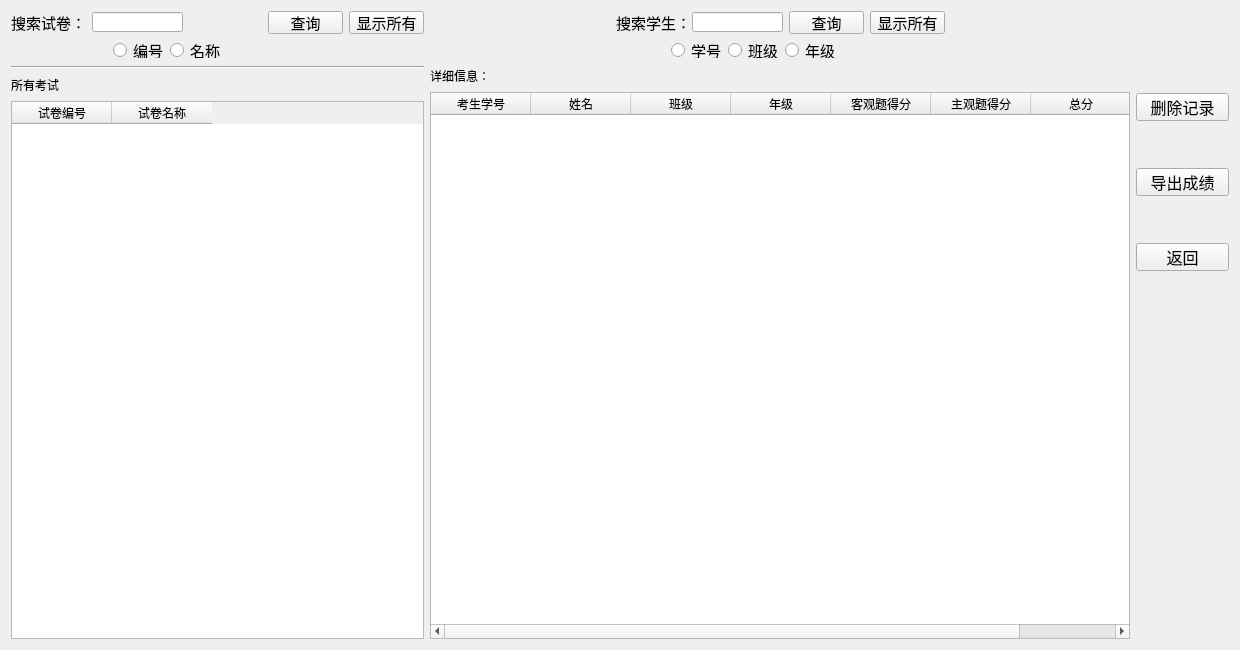
<?xml version="1.0" encoding="UTF-8"?>
<ui version="4.0">
 <class>ScoreManageUI</class>
 <widget class="QWidget" name="ScoreManageUI">
  <property name="geometry">
   <rect>
    <x>0</x>
    <y>0</y>
    <width>1240</width>
    <height>650</height>
   </rect>
  </property>
  <property name="minimumSize">
   <size>
    <width>1240</width>
    <height>650</height>
   </size>
  </property>
  <property name="maximumSize">
   <size>
    <width>1240</width>
    <height>650</height>
   </size>
  </property>
  <property name="windowTitle">
   <string>成绩管理界面</string>
  </property>
  <layout class="QGridLayout" name="gridLayout">
   <item row="0" column="0">
    <layout class="QVBoxLayout" name="verticalLayout_4">
     <item>
      <layout class="QVBoxLayout" name="verticalLayout">
       <item>
        <layout class="QHBoxLayout" name="horizontalLayout_5">
         <item>
          <widget class="QLabel" name="label_5">
           <property name="font">
            <font>
             <pointsize>11</pointsize>
            </font>
           </property>
           <property name="text">
            <string>搜索试卷：</string>
           </property>
          </widget>
         </item>
         <item>
          <widget class="QLineEdit" name="lineEdit_paper">
           <property name="minimumSize">
            <size>
             <width>91</width>
             <height>20</height>
            </size>
           </property>
           <property name="maximumSize">
            <size>
             <width>91</width>
             <height>20</height>
            </size>
           </property>
          </widget>
         </item>
         <item>
          <spacer name="horizontalSpacer_11">
           <property name="orientation">
            <enum>Qt::Horizontal</enum>
           </property>
           <property name="sizeHint" stdset="0">
            <size>
             <width>40</width>
             <height>20</height>
            </size>
           </property>
          </spacer>
         </item>
         <item>
          <widget class="QPushButton" name="pushButton_searchPaper">
           <property name="sizePolicy">
            <sizepolicy hsizetype="Minimum" vsizetype="Preferred">
             <horstretch>0</horstretch>
             <verstretch>0</verstretch>
            </sizepolicy>
           </property>
           <property name="minimumSize">
            <size>
             <width>75</width>
             <height>23</height>
            </size>
           </property>
           <property name="maximumSize">
            <size>
             <width>75</width>
             <height>23</height>
            </size>
           </property>
           <property name="font">
            <font>
             <pointsize>11</pointsize>
            </font>
           </property>
           <property name="text">
            <string>查询</string>
           </property>
          </widget>
         </item>
         <item>
          <widget class="QPushButton" name="pushButton_allPaper">
           <property name="sizePolicy">
            <sizepolicy hsizetype="Minimum" vsizetype="Preferred">
             <horstretch>0</horstretch>
             <verstretch>0</verstretch>
            </sizepolicy>
           </property>
           <property name="minimumSize">
            <size>
             <width>75</width>
             <height>23</height>
            </size>
           </property>
           <property name="maximumSize">
            <size>
             <width>75</width>
             <height>23</height>
            </size>
           </property>
           <property name="font">
            <font>
             <pointsize>11</pointsize>
            </font>
           </property>
           <property name="text">
            <string>显示所有</string>
           </property>
          </widget>
         </item>
        </layout>
       </item>
       <item>
        <layout class="QHBoxLayout" name="horizontalLayout">
         <item>
          <spacer name="horizontalSpacer_5">
           <property name="orientation">
            <enum>Qt::Horizontal</enum>
           </property>
           <property name="sizeHint" stdset="0">
            <size>
             <width>40</width>
             <height>20</height>
            </size>
           </property>
          </spacer>
         </item>
         <item>
          <widget class="QRadioButton" name="radioButton_paperID">
           <property name="minimumSize">
            <size>
             <width>51</width>
             <height>16</height>
            </size>
           </property>
           <property name="maximumSize">
            <size>
             <width>51</width>
             <height>16</height>
            </size>
           </property>
           <property name="font">
            <font>
             <pointsize>11</pointsize>
            </font>
           </property>
           <property name="text">
            <string>编号</string>
           </property>
          </widget>
         </item>
         <item>
          <widget class="QRadioButton" name="radioButton_papername">
           <property name="minimumSize">
            <size>
             <width>51</width>
             <height>16</height>
            </size>
           </property>
           <property name="maximumSize">
            <size>
             <width>51</width>
             <height>16</height>
            </size>
           </property>
           <property name="font">
            <font>
             <pointsize>11</pointsize>
            </font>
           </property>
           <property name="text">
            <string>名称</string>
           </property>
          </widget>
         </item>
         <item>
          <spacer name="horizontalSpacer_3">
           <property name="orientation">
            <enum>Qt::Horizontal</enum>
           </property>
           <property name="sizeHint" stdset="0">
            <size>
             <width>40</width>
             <height>20</height>
            </size>
           </property>
          </spacer>
         </item>
         <item>
          <spacer name="horizontalSpacer_4">
           <property name="orientation">
            <enum>Qt::Horizontal</enum>
           </property>
           <property name="sizeHint" stdset="0">
            <size>
             <width>40</width>
             <height>20</height>
            </size>
           </property>
          </spacer>
         </item>
        </layout>
       </item>
      </layout>
     </item>
     <item>
      <widget class="Line" name="line_4">
       <property name="orientation">
        <enum>Qt::Horizontal</enum>
       </property>
      </widget>
     </item>
     <item>
      <layout class="QHBoxLayout" name="horizontalLayout_2">
       <item>
        <widget class="QLabel" name="label">
         <property name="text">
          <string>所有考试</string>
         </property>
        </widget>
       </item>
       <item>
        <spacer name="horizontalSpacer">
         <property name="orientation">
          <enum>Qt::Horizontal</enum>
         </property>
         <property name="sizeHint" stdset="0">
          <size>
           <width>40</width>
           <height>20</height>
          </size>
         </property>
        </spacer>
       </item>
      </layout>
     </item>
     <item>
      <widget class="QTableWidget" name="tableWidget_paper">
       <column>
        <property name="text">
         <string>试卷编号</string>
        </property>
       </column>
       <column>
        <property name="text">
         <string>试卷名称</string>
        </property>
       </column>
      </widget>
     </item>
    </layout>
   </item>
   <item row="0" column="1">
    <layout class="QVBoxLayout" name="verticalLayout_6">
     <item>
      <layout class="QHBoxLayout" name="horizontalLayout_7">
       <item>
        <spacer name="horizontalSpacer_9">
         <property name="orientation">
          <enum>Qt::Horizontal</enum>
         </property>
         <property name="sizeHint" stdset="0">
          <size>
           <width>40</width>
           <height>20</height>
          </size>
         </property>
        </spacer>
       </item>
       <item>
        <layout class="QVBoxLayout" name="verticalLayout_5">
         <item>
          <layout class="QHBoxLayout" name="horizontalLayout_6">
           <item>
            <widget class="QLabel" name="label_6">
             <property name="minimumSize">
              <size>
               <width>70</width>
               <height>23</height>
              </size>
             </property>
             <property name="maximumSize">
              <size>
               <width>70</width>
               <height>23</height>
              </size>
             </property>
             <property name="font">
              <font>
               <pointsize>11</pointsize>
              </font>
             </property>
             <property name="text">
              <string>搜索学生：</string>
             </property>
            </widget>
           </item>
           <item>
            <widget class="QLineEdit" name="lineEdit_student">
             <property name="minimumSize">
              <size>
               <width>91</width>
               <height>20</height>
              </size>
             </property>
             <property name="maximumSize">
              <size>
               <width>91</width>
               <height>20</height>
              </size>
             </property>
            </widget>
           </item>
           <item>
            <widget class="QPushButton" name="pushButton_searchstudent">
             <property name="sizePolicy">
              <sizepolicy hsizetype="Minimum" vsizetype="Preferred">
               <horstretch>0</horstretch>
               <verstretch>0</verstretch>
              </sizepolicy>
             </property>
             <property name="minimumSize">
              <size>
               <width>75</width>
               <height>23</height>
              </size>
             </property>
             <property name="maximumSize">
              <size>
               <width>75</width>
               <height>23</height>
              </size>
             </property>
             <property name="font">
              <font>
               <pointsize>11</pointsize>
              </font>
             </property>
             <property name="text">
              <string>查询</string>
             </property>
            </widget>
           </item>
           <item>
            <widget class="QPushButton" name="pushButton_allStudent">
             <property name="sizePolicy">
              <sizepolicy hsizetype="Minimum" vsizetype="Preferred">
               <horstretch>0</horstretch>
               <verstretch>0</verstretch>
              </sizepolicy>
             </property>
             <property name="minimumSize">
              <size>
               <width>75</width>
               <height>23</height>
              </size>
             </property>
             <property name="maximumSize">
              <size>
               <width>75</width>
               <height>23</height>
              </size>
             </property>
             <property name="font">
              <font>
               <pointsize>11</pointsize>
              </font>
             </property>
             <property name="text">
              <string>显示所有</string>
             </property>
            </widget>
           </item>
          </layout>
         </item>
         <item>
          <layout class="QHBoxLayout" name="horizontalLayout_3">
           <item>
            <spacer name="horizontalSpacer_6">
             <property name="orientation">
              <enum>Qt::Horizontal</enum>
             </property>
             <property name="sizeHint" stdset="0">
              <size>
               <width>40</width>
               <height>20</height>
              </size>
             </property>
            </spacer>
           </item>
           <item>
            <widget class="QRadioButton" name="radioButton">
             <property name="minimumSize">
              <size>
               <width>51</width>
               <height>16</height>
              </size>
             </property>
             <property name="maximumSize">
              <size>
               <width>51</width>
               <height>16</height>
              </size>
             </property>
             <property name="font">
              <font>
               <pointsize>11</pointsize>
              </font>
             </property>
             <property name="text">
              <string>学号</string>
             </property>
            </widget>
           </item>
           <item>
            <widget class="QRadioButton" name="radioButton_2">
             <property name="minimumSize">
              <size>
               <width>51</width>
               <height>16</height>
              </size>
             </property>
             <property name="maximumSize">
              <size>
               <width>51</width>
               <height>16</height>
              </size>
             </property>
             <property name="font">
              <font>
               <pointsize>11</pointsize>
              </font>
             </property>
             <property name="text">
              <string>班级</string>
             </property>
            </widget>
           </item>
           <item>
            <widget class="QRadioButton" name="radioButton_3">
             <property name="minimumSize">
              <size>
               <width>51</width>
               <height>16</height>
              </size>
             </property>
             <property name="maximumSize">
              <size>
               <width>51</width>
               <height>16</height>
              </size>
             </property>
             <property name="font">
              <font>
               <pointsize>11</pointsize>
              </font>
             </property>
             <property name="text">
              <string>年级</string>
             </property>
            </widget>
           </item>
           <item>
            <spacer name="horizontalSpacer_8">
             <property name="orientation">
              <enum>Qt::Horizontal</enum>
             </property>
             <property name="sizeHint" stdset="0">
              <size>
               <width>40</width>
               <height>20</height>
              </size>
             </property>
            </spacer>
           </item>
           <item>
            <spacer name="horizontalSpacer_7">
             <property name="orientation">
              <enum>Qt::Horizontal</enum>
             </property>
             <property name="sizeHint" stdset="0">
              <size>
               <width>40</width>
               <height>20</height>
              </size>
             </property>
            </spacer>
           </item>
          </layout>
         </item>
        </layout>
       </item>
       <item>
        <spacer name="horizontalSpacer_10">
         <property name="orientation">
          <enum>Qt::Horizontal</enum>
         </property>
         <property name="sizeHint" stdset="0">
          <size>
           <width>40</width>
           <height>20</height>
          </size>
         </property>
        </spacer>
       </item>
      </layout>
     </item>
     <item>
      <layout class="QVBoxLayout" name="verticalLayout_2">
       <item>
        <layout class="QHBoxLayout" name="horizontalLayout_4">
         <item>
          <widget class="QLabel" name="label_2">
           <property name="sizePolicy">
            <sizepolicy hsizetype="Preferred" vsizetype="Fixed">
             <horstretch>0</horstretch>
             <verstretch>0</verstretch>
            </sizepolicy>
           </property>
           <property name="text">
            <string>详细信息：</string>
           </property>
          </widget>
         </item>
         <item>
          <spacer name="horizontalSpacer_2">
           <property name="orientation">
            <enum>Qt::Horizontal</enum>
           </property>
           <property name="sizeHint" stdset="0">
            <size>
             <width>40</width>
             <height>20</height>
            </size>
           </property>
          </spacer>
         </item>
        </layout>
       </item>
       <item>
        <widget class="QTableWidget" name="tableWidget_Detail">
         <property name="sizePolicy">
          <sizepolicy hsizetype="Preferred" vsizetype="Expanding">
           <horstretch>0</horstretch>
           <verstretch>0</verstretch>
          </sizepolicy>
         </property>
         <property name="minimumSize">
          <size>
           <width>700</width>
           <height>0</height>
          </size>
         </property>
         <column>
          <property name="text">
           <string>考生学号</string>
          </property>
         </column>
         <column>
          <property name="text">
           <string>姓名</string>
          </property>
         </column>
         <column>
          <property name="text">
           <string>班级</string>
          </property>
         </column>
         <column>
          <property name="text">
           <string>年级</string>
          </property>
         </column>
         <column>
          <property name="text">
           <string>客观题得分</string>
          </property>
         </column>
         <column>
          <property name="text">
           <string>主观题得分</string>
          </property>
         </column>
         <column>
          <property name="text">
           <string>总分</string>
          </property>
         </column>
        </widget>
       </item>
      </layout>
     </item>
    </layout>
   </item>
   <item row="0" column="2">
    <layout class="QVBoxLayout" name="verticalLayout_3">
     <item>
      <spacer name="verticalSpacer">
       <property name="orientation">
        <enum>Qt::Vertical</enum>
       </property>
       <property name="sizeHint" stdset="0">
        <size>
         <width>20</width>
         <height>40</height>
        </size>
       </property>
      </spacer>
     </item>
     <item>
      <spacer name="verticalSpacer_2">
       <property name="orientation">
        <enum>Qt::Vertical</enum>
       </property>
       <property name="sizeHint" stdset="0">
        <size>
         <width>20</width>
         <height>40</height>
        </size>
       </property>
      </spacer>
     </item>
     <item>
      <widget class="QPushButton" name="pushButton_delete">
       <property name="sizePolicy">
        <sizepolicy hsizetype="Fixed" vsizetype="Fixed">
         <horstretch>0</horstretch>
         <verstretch>0</verstretch>
        </sizepolicy>
       </property>
       <property name="minimumSize">
        <size>
         <width>93</width>
         <height>28</height>
        </size>
       </property>
       <property name="maximumSize">
        <size>
         <width>93</width>
         <height>28</height>
        </size>
       </property>
       <property name="font">
        <font>
         <pointsize>12</pointsize>
        </font>
       </property>
       <property name="text">
        <string>删除记录</string>
       </property>
      </widget>
     </item>
     <item>
      <spacer name="verticalSpacer_12">
       <property name="orientation">
        <enum>Qt::Vertical</enum>
       </property>
       <property name="sizeHint" stdset="0">
        <size>
         <width>20</width>
         <height>40</height>
        </size>
       </property>
      </spacer>
     </item>
     <item>
      <widget class="QPushButton" name="pushButton_print">
       <property name="sizePolicy">
        <sizepolicy hsizetype="Minimum" vsizetype="Fixed">
         <horstretch>0</horstretch>
         <verstretch>0</verstretch>
        </sizepolicy>
       </property>
       <property name="minimumSize">
        <size>
         <width>93</width>
         <height>28</height>
        </size>
       </property>
       <property name="maximumSize">
        <size>
         <width>93</width>
         <height>28</height>
        </size>
       </property>
       <property name="font">
        <font>
         <pointsize>12</pointsize>
        </font>
       </property>
       <property name="text">
        <string>导出成绩</string>
       </property>
      </widget>
     </item>
     <item>
      <spacer name="verticalSpacer_13">
       <property name="orientation">
        <enum>Qt::Vertical</enum>
       </property>
       <property name="sizeHint" stdset="0">
        <size>
         <width>20</width>
         <height>40</height>
        </size>
       </property>
      </spacer>
     </item>
     <item>
      <widget class="QPushButton" name="pushButton_back">
       <property name="sizePolicy">
        <sizepolicy hsizetype="Minimum" vsizetype="Fixed">
         <horstretch>0</horstretch>
         <verstretch>0</verstretch>
        </sizepolicy>
       </property>
       <property name="minimumSize">
        <size>
         <width>93</width>
         <height>28</height>
        </size>
       </property>
       <property name="maximumSize">
        <size>
         <width>93</width>
         <height>28</height>
        </size>
       </property>
       <property name="font">
        <font>
         <family>SimSun-ExtB</family>
         <pointsize>12</pointsize>
         <weight>50</weight>
         <italic>false</italic>
         <bold>false</bold>
         <underline>false</underline>
         <strikeout>false</strikeout>
        </font>
       </property>
       <property name="layoutDirection">
        <enum>Qt::RightToLeft</enum>
       </property>
       <property name="text">
        <string>返回</string>
       </property>
      </widget>
     </item>
     <item>
      <spacer name="verticalSpacer_3">
       <property name="orientation">
        <enum>Qt::Vertical</enum>
       </property>
       <property name="sizeHint" stdset="0">
        <size>
         <width>20</width>
         <height>40</height>
        </size>
       </property>
      </spacer>
     </item>
     <item>
      <spacer name="verticalSpacer_4">
       <property name="orientation">
        <enum>Qt::Vertical</enum>
       </property>
       <property name="sizeHint" stdset="0">
        <size>
         <width>20</width>
         <height>40</height>
        </size>
       </property>
      </spacer>
     </item>
     <item>
      <spacer name="verticalSpacer_7">
       <property name="orientation">
        <enum>Qt::Vertical</enum>
       </property>
       <property name="sizeHint" stdset="0">
        <size>
         <width>20</width>
         <height>40</height>
        </size>
       </property>
      </spacer>
     </item>
     <item>
      <spacer name="verticalSpacer_9">
       <property name="orientation">
        <enum>Qt::Vertical</enum>
       </property>
       <property name="sizeHint" stdset="0">
        <size>
         <width>20</width>
         <height>40</height>
        </size>
       </property>
      </spacer>
     </item>
     <item>
      <spacer name="verticalSpacer_10">
       <property name="orientation">
        <enum>Qt::Vertical</enum>
       </property>
       <property name="sizeHint" stdset="0">
        <size>
         <width>20</width>
         <height>40</height>
        </size>
       </property>
      </spacer>
     </item>
     <item>
      <spacer name="verticalSpacer_11">
       <property name="orientation">
        <enum>Qt::Vertical</enum>
       </property>
       <property name="sizeHint" stdset="0">
        <size>
         <width>20</width>
         <height>40</height>
        </size>
       </property>
      </spacer>
     </item>
     <item>
      <spacer name="verticalSpacer_8">
       <property name="orientation">
        <enum>Qt::Vertical</enum>
       </property>
       <property name="sizeHint" stdset="0">
        <size>
         <width>20</width>
         <height>40</height>
        </size>
       </property>
      </spacer>
     </item>
     <item>
      <spacer name="verticalSpacer_5">
       <property name="orientation">
        <enum>Qt::Vertical</enum>
       </property>
       <property name="sizeHint" stdset="0">
        <size>
         <width>20</width>
         <height>40</height>
        </size>
       </property>
      </spacer>
     </item>
     <item>
      <spacer name="verticalSpacer_6">
       <property name="orientation">
        <enum>Qt::Vertical</enum>
       </property>
       <property name="sizeHint" stdset="0">
        <size>
         <width>20</width>
         <height>40</height>
        </size>
       </property>
      </spacer>
     </item>
    </layout>
   </item>
  </layout>
 </widget>
 <resources/>
 <connections/>
</ui>
